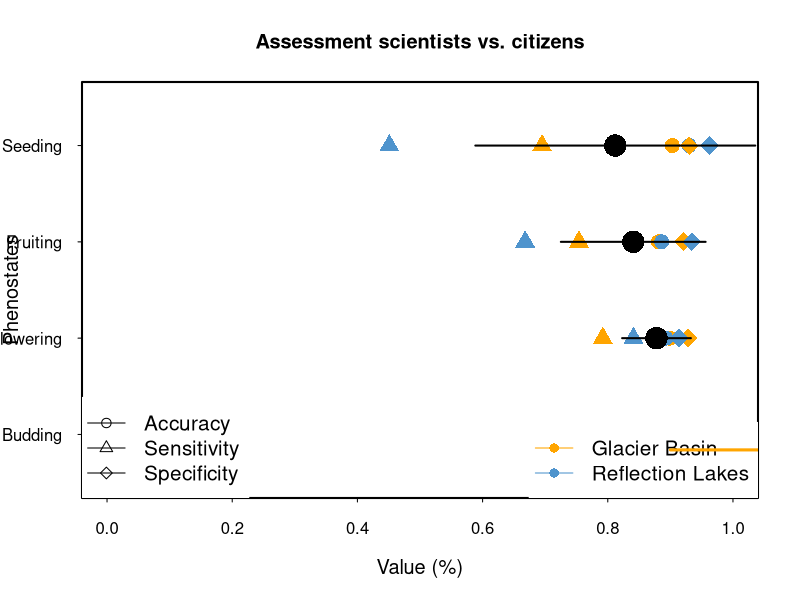
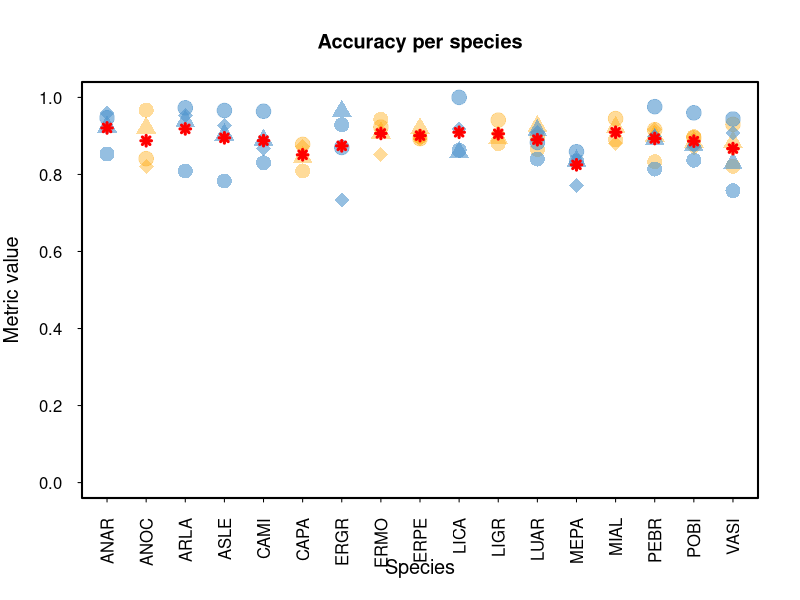
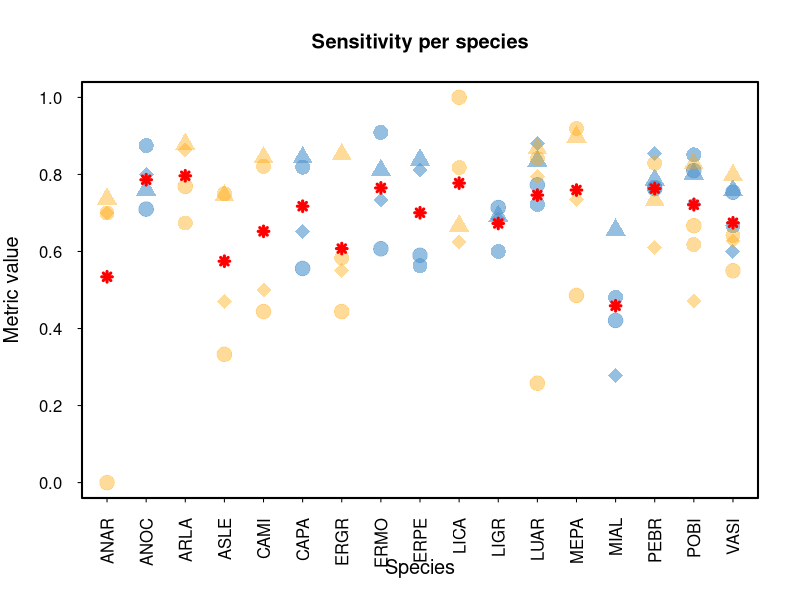
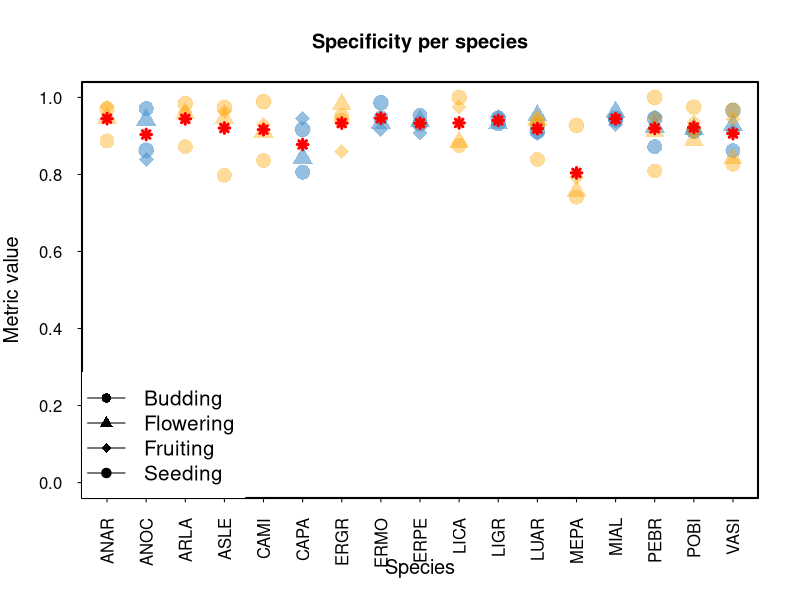

Reproduce these figures in R, in order.
############################DATA PAPER MEADOWATCH###################
###DATA COMPILED BY AJI JOHN
###FIGURES AND THIS ANALYSIS: RUBÉN D. MANZANEDO. APRIL-JULY 2021#########

###################PART 5######################

##Continuation of Figure 4: Data validation comparison of scientist vs. citizen scientists

#load accuracies data per phenostate and species
phenostates = read.csv('Accuracy per phenostate-trail.csv')
head(phenostates)

#graphical parameters
par(bty="o")
par(lwd=2)
par(tcl=-0.2)
par(las=1)
par(cex.lab=1.2)

#Figure 4a: metrics per phenostate 
#set the x-axes values for plotting and a small offset for the different hikes
phenostates$Y = 1:4
phenostates$Y2 = phenostates$Y+0.2
#plot each phenostate
plot(Y~accuracy.rl, phenostates,
     pch=21,
     bg='orange',
     lwd=0.5,
     cex=2,
     xlim=c(0,1),
     ylim=c(0.5,4.5),
     main='Assessment scientists vs. citizens',
     axes=F,
     ylab='Phenostates',
     xlab='Value (%)',
     col=rgb(0,0,0,0))
axis(2, labels=c('Budding','Flowering','Fruiting','Seeding'),
     at=c(1:4))
axis(1)
box()
points(Y~accuracy.gb, phenostates,
       pch=21,
       bg='steelblue3',
       cex=2,
       lwd=0,
       col=rgb(0,0,0,0))
points(Y~sensitivity.rl, phenostates,
     pch=24,
     bg='orange',
     lwd=0.5,
     cex=2,
     ylim=c(0,1),
     col=rgb(0,0,0,0))
points(Y~sensitivity.gb, phenostates,
       pch=24,
       bg='steelblue3',
       cex=2,
       lwd=0.5,
       col=rgb(0,0,0,0))
points(Y~specificity.rl, phenostates,
       pch=23,
       bg='orange',
       lwd=0.5,
       cex=2,
       col=rgb(0,0,0,0))
points(Y~specificity.gb, phenostates,
       pch=23,
       bg='steelblue3',
       cex=2,
       lwd=0,
       col=rgb(0,0,0,0))

##means +- standard errors
head(phenostates)
phenostates$mean = apply(phenostates[,2:7],1, FUN='mean')
phenostates$sd = apply(phenostates[,2:7],1, FUN='sd')
phenostates$se = (phenostates$sd) / (sqrt(phenostates$mean))

#plot them
points(Y~mean, phenostates,
       pch=16,
       bg='black',
       cex=3,
       lwd=0)
for (i in 1:4){
  lines(x=c((phenostates$mean[i]-phenostates$se[i]),(phenostates$mean[i]+phenostates$se[i])), 
            y=c(i,i))

}


##add the legends
legend('bottomleft',
       legend=c('Accuracy', 'Sensitivity', 'Specificity'),
       pch=c(21,24,23),
       lwd=1,
       box.col='white',
       cex=1.25)
legend('bottomright',
       legend=c('Glacier Basin', 'Reflection Lakes'),
       col=c('orange','steelblue3'),
       pch=16,
       lwd=1,
       box.col='white',
       cex=1.25)
#add mean values
lines(x=c(0.9,1.1), y=c(rep(mean(as.numeric(phenostates[1,c(2,4,6)])),2)), 
       pch=8,
       col='orange',
      lwd=3)
lines(x=c(1.1,1.3), y=c(rep(mean(as.numeric(phenostates[1,c(3,5,7)])),2)), 
      pch=8,
      col='steelblue3',
      lwd=3)

lines(x=c(1.9,2.1), y=c(rep(mean(as.numeric(phenostates[2,c(2,4,6)])),2)), 
      pch=8,
      col='orange',
      lwd=3)
lines(x=c(2.1,2.3), y=c(rep(mean(as.numeric(phenostates[2,c(3,5,7)])),2)), 
      pch=8,
      col='steelblue3',
      lwd=3)

lines(x=c(2.9,3.1), y=c(rep(mean(as.numeric(phenostates[3,c(2,4,6)])),2)), 
      pch=8,
      col='orange',
      lwd=3)
lines(x=c(3.1,3.3), y=c(rep(mean(as.numeric(phenostates[3,c(3,5,7)])),2)), 
      pch=8,
      col='steelblue3',
      lwd=3)

lines(x=c(3.9,4.1), y=c(rep(mean(as.numeric(phenostates[4,c(2,4,6)])),2)), 
      pch=8,
      col='orange',
      lwd=3)
lines(x=c(4.1,4.3), y=c(rep(mean(as.numeric(phenostates[4,c(3,5,7)])),2)), 
      pch=8,
      col='steelblue3',
      lwd=3)


###Figure 4b: metrics per species
#load species data
species = read.csv('Accuracy per species.csv')
means = read.csv('Mean_metrics_per_species.csv')
head(species)
position.sp = as.numeric(as.factor(species$species))
pch.vector = length(species$phenostate)/4

color.orange = rgb(255/255,165/255,0/255,0.4)
color.blue = rgb(79/255,148/255,205/255,0.6)


#ACCURACIES
plot(accuracy.rl~position.sp, species,
     pch=rep(c(16,17,18,19), pch.vector),
     col=color.orange,
     lwd=0.5,
     cex=2,
     ylim=c(0,1),
     main='Accuracy per species',
     axes=F,
     xlab='Species',
     ylab='Metric value')
axis(1, labels=unique(species$species),
     at=unique(as.numeric(position.sp)),
     las=2)
axis(2)
box()
points(accuracy.gb~position.sp, species,
       pch=rep(c(16,17,18,19), pch.vector),
       col=color.blue,
       cex=2,
       lwd=0.5)

#add the mean values per species 
means = read.csv('Mean_metrics_per_species.csv')
accura = subset(means, means$mean.metric=='acc')
#sort in alphabetical order
accura = accura[order(accura$species),]
points(accura$value, 
      pch=8,
      col='red',
      lwd=3)



#SENSITIVITIES
plot(sensitivity.rl~position.sp, species,
     pch=rep(c(16,17,18,19), pch.vector),
     col=color.blue,
     lwd=0.5,
     cex=2,
     ylim=c(0,1),
     main='Sensitivity per species',
     axes=F,
     xlab='Species',
     ylab='Metric value')
axis(1, labels=unique(species$species),
     at=unique(as.numeric(position.sp)),
     las=2)
axis(2)
box()
points(sensitivity.gb~position.sp, species,
       pch=rep(c(16,17,18,19), pch.vector),
       col=color.orange,
       cex=2,
       lwd=0.5)

#add the mean values per species 
sen = subset(means, means$mean.metric=='sen')
#sort in alphabetical order
sen = sen[order(sen$species),]
points(sen$value, 
       pch=8,
       col='red',
       lwd=3)

#SPECIFICITIES
plot(specificity.rl~position.sp, species,
     pch=rep(c(16,17,18,19), pch.vector),
     col=color.blue,
     lwd=0.5,
     cex=2,
     ylim=c(0,1),
     main='Specificity per species',
     axes=F,
     xlab='Species',
     ylab='Metric value')
axis(1, labels=unique(species$species),
     at=unique(as.numeric(position.sp)),
     las=2)
axis(2)
box()
points(specificity.gb~position.sp, species,
       pch=rep(c(16,17,18,19), pch.vector),
       col=color.orange,
       cex=2,
       lwd=0.5)
legend('bottomleft',
       legend=c('Budding', 'Flowering','Fruiting','Seeding'),
       pch=c(16,17,18,19),
       lwd=1,
       box.col='white',
       cex=1.25)

#add the mean values per species 
spe = subset(means, means$mean.metric=='spe')
#sort in alphabetical order
spe = spe[order(spe$species),]
points(spe$value, 
       pch=8,
       col='red',
       lwd=3)


##END OF CODE
